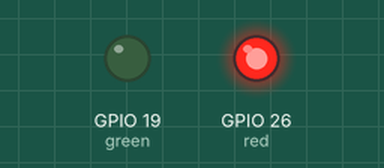
This program was run on a simulated Raspberry Pi (BCM pin numbers). Parts: output pins drawn as LEDs (lit = HIGH).

Above: at 0.1 s.
Timing chart, 0 to 1.6 s (numbered marks = the images above):
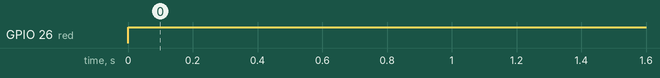

Measured:
- by itself, GPIO 26 (red): LOW → HIGH at 0.00 s

The program:

ooo.py
```python
from gpiozero import LED,PingServer
from gpiozero.tools import negated
from signal import pause

green = LED(19)
red = LED(26)

google = PingServer('google.com')

green.source = google
green.source_delay = 20
red.source = negated(green)

pause()
```
